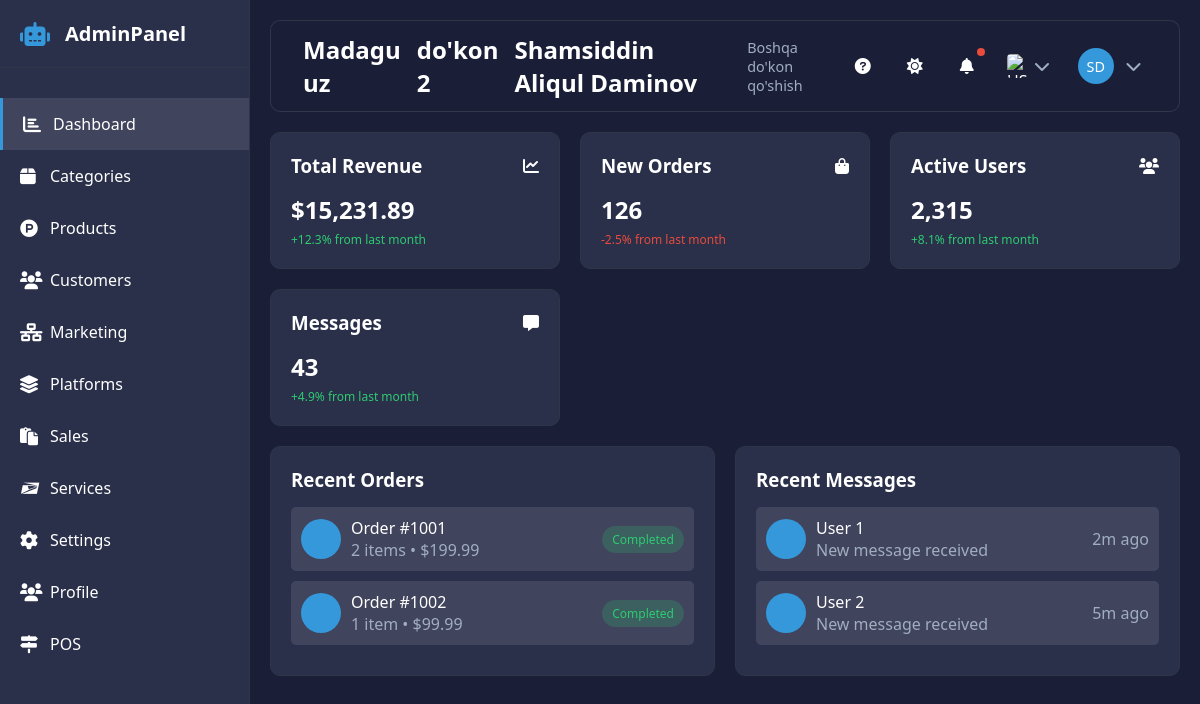
Screenshot of /shops/dashboard (signed in) with the database file from the repository.
### apps/shops/models.py (models this page shows)
class Shop(CreatedBaseModel):  # ✅
    class Status(TextChoices):
        ACTIVE = 'active', 'Active'  # Faol
        IN_ACTIVE = 'inactive', 'Inactive'  # Faol emas
    name = models.CharField("Do'kon nomi", max_length=55)
    phone = models.CharField("Biznes telefon raqami", max_length=50)
    phone_number = models.CharField("Telefon raqami", max_length=50)
    country = models.ForeignKey("shops.Country", CASCADE, verbose_name="Ro'yxatdan o'tgan davlat")
    languages = models.ManyToManyField("shops.Language", blank=True, verbose_name="Til")
    services = models.ManyToManyField('orders.Service', through='orders.ShopService')
    shop_category = models.ForeignKey("shops.ShopCategory", CASCADE, verbose_name="Kategoriyalar")
    status = models.CharField(max_length=8, choices=Status.choices, db_default=Status.ACTIVE)
    currency = models.ForeignKey("shops.Currency", CASCADE, verbose_name="Pul birligi")
    plan = models.ForeignKey('users.Plan', CASCADE, related_name='view', )
    owner = models.ForeignKey('users.User', CASCADE, related_name='view')
    lat = models.FloatField('Location lat', blank=True, null=True)
    lon = models.FloatField('Location lon', blank=True, null=True)
    starts_at = models.TimeField('Dan', blank=True, null=True)
    ends_at = models.TimeField('Gacha', blank=True, null=True)
    has_terminal = models.BooleanField(db_default=True)
    about_us = models.TextField("Biz haqimizda", null=True, blank=True)
    facebook = models.URLField("Facebook", max_length=255, null=True, blank=True)
    instagram = models.URLField("Instagram", max_length=255, null=True, blank=True)
    telegram = models.URLField('Telegram', max_length=255, null=True, blank=True)
    email = models.URLField("Elektron pochta", max_length=255, null=True, blank=True)
    address = models.CharField('Manzil', max_length=500, null=True, blank=True)
    is_new_products_show = models.BooleanField("'Yangi mahsulotlar' sahifasini ko'rsatish", default=False,
                                               db_default=False)
    is_popular_products_show = models.BooleanField("Ommabop mahsulotlar' sahifasini ko'rsatish", default=False,
                                                   db_default=False)
    attachments = GenericRelation('shops.Attachment', 'record_id', blank=True)
    shop_logo = GenericRelation('shops.Attachment', 'record_id', blank=True)
    favicon_image = GenericRelation('shops.Attachment', 'record_id', blank=True)
    slider_images = GenericRelation('shops.Attachment', 'record_id', blank=True)

### apps/shops/views/base.py (the view)
# urls.py: path('dashboard', BasedTemplateView.as_view(), name='shop'),
class BasedTemplateView(LoginRequiredMixin, TemplateView):
    template_name = 'apps/base.html'

### templates/apps/base.html (shortened to what this page needs)
{% load static %}
<!DOCTYPE html>
<html lang="en" data-theme="dark">
<head>
    <link rel="stylesheet" href="https://cdnjs.cloudflare.com/ajax/libs/font-awesome/6.0.0-beta3/css/all.min.css">
    <link rel="stylesheet" href="{% static 'apps/shop/dashboard /dashboard.css' %}">
</head>
<body>
<div class="sidebar" id="sidebar">
    <div class="logo-container">
        <i class="fas fa-robot"></i>
        <span class="logo-text">AdminPanel</span>
    </div>
    <ul class="nav-links">
        <li>
            <a href="#" class="active">
                <i class="fas fa-chart-bar"></i>
                <span>Dashboard</span>
            </a>
        </li>
        <li>
            <a href="#">
                <i class="fas fa-box"></i>
                <span>Categories</span>
            </a>
        </li>
        <li>
            <a href="#">
                <i class="fa-brands fa-product-hunt"></i>
                <span>Products</span>
            </a>
        </li>
        <li>
            <a href="#" class="dropdown-toggle">
                <i class="fa-solid fa-users"></i>
                <span>Customers</span>
            </a>
        </li>
        <li>
            <a href="#" class="dropdown-toggle">
                <i class="fa-solid fa-network-wired"></i>
                <span>Marketing</span>
            </a>
        </li>
        <li>
            <a href="#" class="dropdown-toggle">
                <i class="fa-duotone fa-solid fa-layer-group"></i>
                <span>Platforms</span>
            </a>
        </li>
        <li>
            <a href="#">
                <i class="fa-solid fa-paste"></i>
                <span>Sales</span>
            </a>
        </li>
        <li>
            <a href="#">
                <i class="fa-brands fa-usps"></i>
                <span>Services</span>
            </a>
        </li>
        <li>
            <a href="#">
                <i class="fa-solid fa-gear"></i>
                <span>Settings</span>
            </a>
        </li>
        <li>
            <a href="#" class="dropdown-toggle">
                <i class="fa-solid fa-users"></i>
                <span>Profile</span>
            </a>
        </li>
        <li>
            <a href="#">
                <i class="fa-solid fa-signs-post"></i>
                <span>POS</span>
            </a>
        </li>
    </ul>
</div>
<div class="main-content" id="mainContent">
    <div class="top-bar">
        <div class="top-bar-left">
            {% for shop in user.view.all %}
                <a href="#" class="logo">{{ shop.name }}</a>
            {% empty %}
                <a href="#" class="logo">Do'kon topilmadi</a>
            {% endfor %}
            <a href="#" class="shop-select">Boshqa do'kon qo'shish</a>
        </div>
        <div class="top-bar-right">
            <div class="icon-button">
                <i class="fas fa-question-circle"></i>
            </div>
            <div class="icon-button" id="themeToggle">
                <i class="fas fa-moon"></i>
            </div>
            <div class="icon-button notification-icon">
                <i class="fas fa-bell"></i>
                <div class="notification-badge"></div>
            </div>
            <div class="language-selector">
                <img src="/path/to/your/flag/us_flag.png" alt="US Flag" class="language-flag">
                <i class="fas fa-chevron-down" style="margin-left: 4px; color: var(--text-secondary);"></i>
            </div>
            <div class="user-profile">
                <div class="avatar">SD</div>
                <i class="fas fa-chevron-down" style="color: var(--text-secondary);"></i>
            </div>
        </div>
    </div>
    <div class="stats-grid">
        <div class="stat-card">
            <div class="stat-card-header">
                <h3>Total Revenue</h3>
                <i class="fas fa-chart-line"></i>
            </div>
            <div class="stat-card-value">$15,231.89</div>
            <div class="stat-card-trend trend-up">+12.3% from last month</div>
        </div>
        <div class="stat-card">
            <div class="stat-card-header">
                <h3>New Orders</h3>
                <i class="fas fa-shopping-bag"></i>
            </div>
            <div class="stat-card-value">126</div>
            <div class="stat-card-trend trend-down">-2.5% from last month</div>
        </div>
        <div class="stat-card">
            <div class="stat-card-header">
                <h3>Active Users</h3>
                <i class="fas fa-users"></i>
            </div>
            <div class="stat-card-value">2,315</div>
            <div class="stat-card-trend trend-up">+8.1% from last month</div>
        </div>
        <div class="stat-card">
            <div class="stat-card-header">
                <h3>Messages</h3>
                <i class="fas fa-message"></i>
            </div>
            <div class="stat-card-value">43</div>
            <div class="stat-card-trend trend-up">+4.9% from last month</div>
        </div>
    </div>
    <div class="activity-grid">
        <div class="activity-card">
            <h3>Recent Orders</h3>
            <div class="activity-item">
                <div class="activity-item-left">
                    <div class="activity-avatar"></div>
                    <div>
                        <div>Order #1001</div>
                        <div style="color: var(--text-secondary);">2 items • $199.99</div>
                    </div>
                </div>
                <span class="status-badge status-completed">Completed</span>
            </div>
            <div class="activity-item">
                <div class="activity-item-left">
                    <div class="activity-avatar"></div>
                    <div>
                        <div>Order #1002</div>
                        <div style="color: var(--text-secondary);">1 item • $99.99</div>
                    </div>
                </div>
                <span class="status-badge status-completed">Completed</span>
            </div>
        </div>
        <div class="activity-card">
            <h3>Recent Messages</h3>
            <div class="activity-item">
                <div class="activity-item-left">
                    <div class="activity-avatar"></div>
                    <div>
                        <div>User 1</div>
                        <div style="color: var(--text-secondary);">New message received</div>
                    </div>
                </div>
                <span style="color: var(--text-secondary);">2m ago</span>
            </div>
            <div class="activity-item">
                <div class="activity-item-left">
                    <div class="activity-avatar"></div>
                    <div>
                        <div>User 2</div>
                        <div style="color: var(--text-secondary);">New message received</div>
                    </div>
                </div>
                <span style="color: var(--text-secondary);">5m ago</span>
            </div>
        </div>
    </div>
</div>
</body>
</html>

### rows the page displays
Shop: name "Madagu uz"
Shop: name "do'kon 2"
Shop: name "Shamsiddin Aliqul Daminov"
